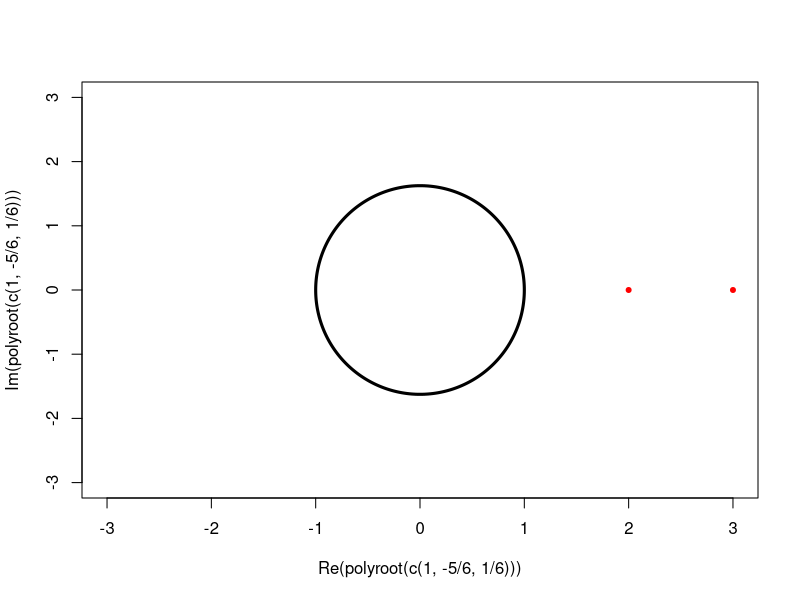
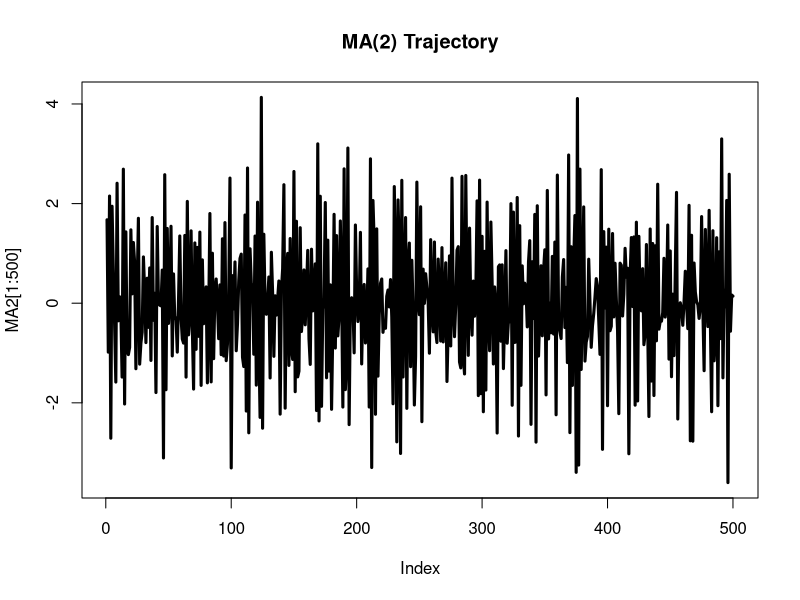
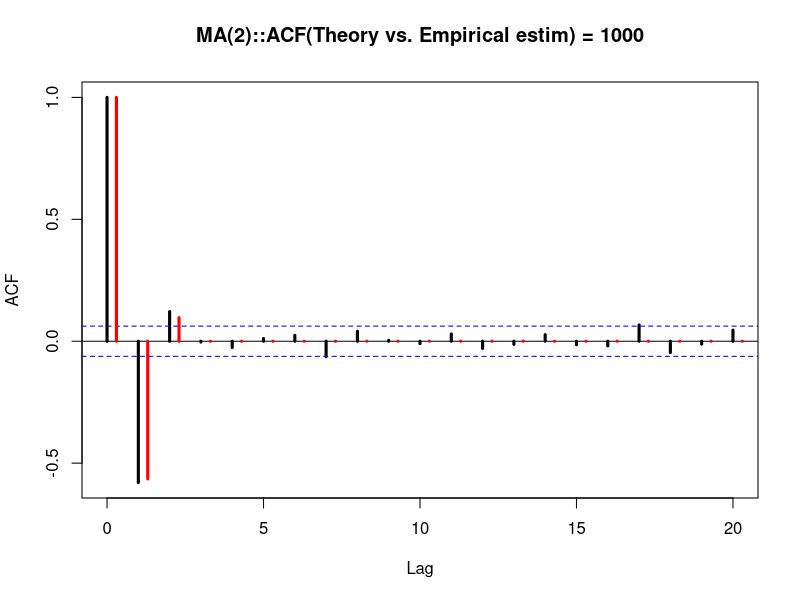

Here is the R script that generated these plots, in order: (Note: this script raises an error after producing the figures.)
# Exercise2(Bootstrap estimate)

#Is the MA(2): Xk = Wk - (5/6)Wk-1 + (1/6)Wk-2 invertible?
## consider the characteristic polynominal
library(shape)
plot(polyroot(c(1, -5/6, 1/6)),pch = 20, col = "red",xlim = c(-3,3), ylim = c(-3,3))
plotcircle(r=1, mid = c(0,0),lw = 3)
## From the plot, we can clearly see that there's no root inside the circle, which means all the roots of the characteristic polynomial are strictly larger than 1 in absoulte value, so the MA(2) model is invertible.

#2. stimulate a trajectory of length T = 1000 
MA2 <- arima.sim(n=1000, list(ma=c(-5/6,1/6)), sd=1)
plot(MA2[1:500],lwd = 3, type = "l", main = "MA(2) Trajectory")
MA2_fit <- arima(MA2, order = c(0,0,2))
MA2_fit
##From the estimates of the coefficients, MA1 = -0.8244, MA2 = 0.1735, which is close to -5/6 and 1/6.

autocor_coeff_exact <- ARMAacf(ma = c(-5/6,1/6),lag.max = 20)
acf(MA2, lag.max = 20, lwd = 3, main = "MA(2)::ACF(Theory vs. Empirical estim) = 1000")
points(0.3+0:20, autocor_coeff_exact , type = "h", lwd =3, xlab = "lag", ylab = "Autocorrelation", main = "AR(2)::ACF",col = "red")
acf(MA2_fit, lag.max = 20, lwd = 3)
## Question on this problem, what does DOUBLE CHECK mean?

#3. estimate the accuracy of the estimation procedure for short time series
## simulate 1000 time series with T = 40, and get the estimation of Betas.
beta <- c()
for (i in 1:1000){
  MA2_short <- arima.sim(n=40, list(ma=c(-5/6,1/6)), sd=1)
  MA2_short_fit <- arima(MA2_short,order = c(0,0,2))
  beta[i] <- MA2_short_fit$coef[2]
}
beta
mean(beta)
# the mean of the estimation of Beta = {beta1, beta2, ... beta1000} is equal to 0.150296, which is close to 1/6

#4. plot a histogram of all these eatimates, and compute the mean and variance
hist(beta, freq = T, nclass = 100 , main = "Histogram of all the estimations of beta")
mean(beta)
# mean(beta) = 0.1502962
var(beta)
# variance of beta = 0.04429112

#5. simulate a time series MA(1), with T = 1000 and alpha = 3
MA1 <- arima.sim(n = 10000, list(ma = c(1,3)),sd = 1)
MA1_fit <- arima(MA1, order = c(0,0,1))
MA1_fit
# From the estimation of coefficients, the estimation of alpha = 0.2583, which is different from alpha = 3
## Explanation: let's consider the invertibility of the MA(1) model with alpha = 3
plot(polyroot(c(1, 3)),pch = 20, col = "red",xlim = c(-3,3), ylim = c(-3,3))
plotcircle(r=1, mid = c(0,0),lw = 3)
## From the plot, we can clearly see that there is a root inside the circle, which means the root of the characteristic polynomial is less than 1 in absoulte value, so the MA(1) model is not invertible.
## However, consider another MA(1) model with alpha = 1/3: Xk = Wk + 1/3Wk-1, which is invertible, and that's why when we use arima() to estimate the coefficient, the result is close to 1/3
